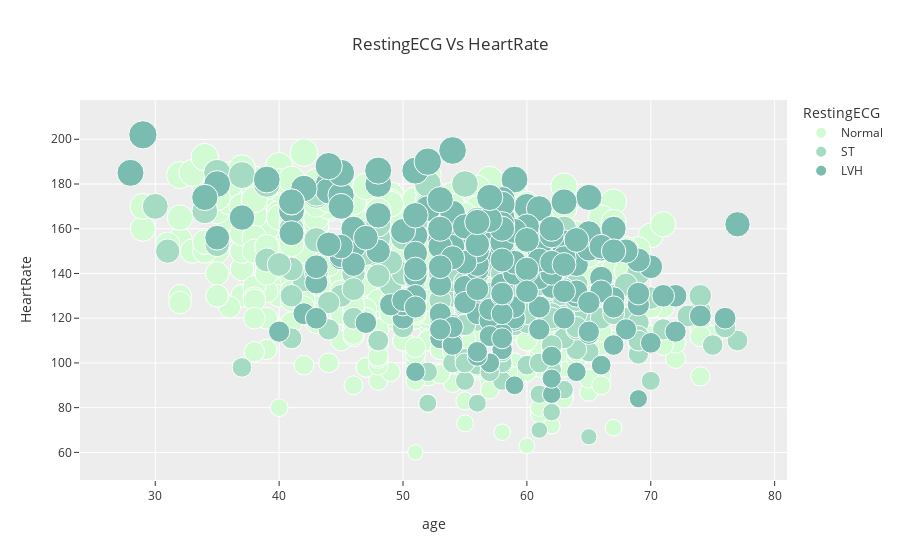

The cell this chart's notebook holds for it:
### Code cell
px.scatter(df,x='Age',y='MaxHR',color='RestingECG',size='MaxHR',labels={'Age':'age','MaxHR':'HeartRate'},template='ggplot2',opacity=1,color_discrete_sequence=px.colors.sequential.Darkmint,title='RestingECG Vs HeartRate')

### Figure 1 — Plotly figure (JSON) as saved in the notebook; plotly's stock layout.template omitted (floating-point values rounded to 4 significant figures; data arrays with more than 128 entries replaced by an {"elided": "..."} marker saying what was removed)
{"data": [{"hovertemplate": "RestingECG=Normal<br>age=%{x}<br>HeartRate=%{marker.size}<extra></extra>", "legendgroup": "Normal", "marker": {"color": "rgb(210, 251, 212)", "opacity": 1, "size": {"elided": "552 int values"}, "sizemode": "area", "sizeref": 0.505, "symbol": "circle"}, "mode": "markers", "name": "Normal", "orientation": "v", "showlegend": true, "type": "scatter", "x": {"elided": "552 int values"}, "xaxis": "x", "y": {"elided": "552 int values"}, "yaxis": "y"}, {"hovertemplate": "RestingECG=ST<br>age=%{x}<br>HeartRate=%{marker.size}<extra></extra>", "legendgroup": "ST", "marker": {"color": "rgb(165, 219, 194)", "opacity": 1, "size": {"elided": "178 int values"}, "sizemode": "area", "sizeref": 0.505, "symbol": "circle"}, "mode": "markers", "name": "ST", "orientation": "v", "showlegend": true, "type": "scatter", "x": {"elided": "178 int values"}, "xaxis": "x", "y": {"elided": "178 int values"}, "yaxis": "y"}, {"hovertemplate": "RestingECG=LVH<br>age=%{x}<br>HeartRate=%{marker.size}<extra></extra>", "legendgroup": "LVH", "marker": {"color": "rgb(123, 188, 176)", "opacity": 1, "size": {"elided": "188 int values"}, "sizemode": "area", "sizeref": 0.505, "symbol": "circle"}, "mode": "markers", "name": "LVH", "orientation": "v", "showlegend": true, "type": "scatter", "x": {"elided": "188 int values"}, "xaxis": "x", "y": {"elided": "188 int values"}, "yaxis": "y"}], "layout": {"legend": {"itemsizing": "constant", "title": {"text": "RestingECG"}, "tracegroupgap": 0}, "title": {"text": "RestingECG Vs HeartRate"}, "xaxis": {"anchor": "y", "domain": [0, 1], "title": {"text": "age"}}, "yaxis": {"anchor": "x", "domain": [0, 1], "title": {"text": "HeartRate"}}}}
